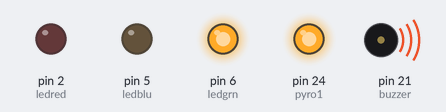
Recording of a sketch running on a simulated Arduino Mega 2560, built with avr-gcc and run on an emulated ATmega2560. On the bench: output pins drawn as LEDs (lit = HIGH), buzzer (waves = sounding, pin HIGH).

Above: at 31.5 s.
At 32.1 s:
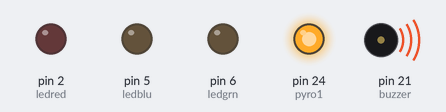
At 32.7 s:
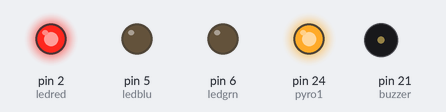
Timing chart, 0 to 34.0 s (numbered marks = the images above):
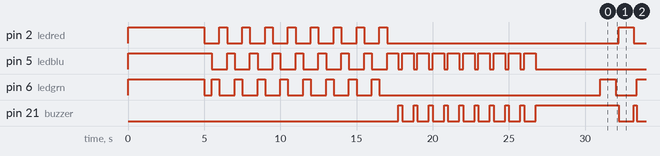

The sketch:

LC-1_Gamma_AS.ino
```cpp
int standby;
int countdown;

int ledred = 2;
int ledblu = 5;
int ledgrn = 6;
int pyro1 = 24;
int buzzer = 21;


void setup() {
  pinMode(ledblu, OUTPUT);
  pinMode(ledgrn, OUTPUT);
  pinMode(ledred, OUTPUT);
  pinMode(pyro1, OUTPUT);
  pinMode(buzzer, OUTPUT);
  whiteled();
  stby();
  finalcountdown();
  digitalWrite(buzzer, HIGH);
  digitalWrite(pyro1, HIGH);
  delay(4000);


}

void loop() {
launch();

}


void stby () {
    for (standby = 0; standby < 8; ++standby) {
    digitalWrite(ledblu, HIGH);
    delay(500);
    digitalWrite(ledblu, LOW);
    digitalWrite(ledgrn, HIGH);
    delay(500);
    digitalWrite(ledgrn, LOW);
    digitalWrite(ledred, HIGH);
    delay(500);
    digitalWrite(ledred, LOW);

  }
}
void whiteled () {
  digitalWrite(ledred, HIGH);
  digitalWrite(ledblu, HIGH);
  digitalWrite(ledgrn, HIGH);
  delay(5000);
  digitalWrite(ledred, LOW);
  digitalWrite(ledblu, LOW);
  digitalWrite(ledgrn, LOW);
}
void finalcountdown () {
    for (countdown = 0; countdown < 10; ++countdown) {
    digitalWrite(ledblu, HIGH);
    delay(750);
    digitalWrite(buzzer, HIGH);
    digitalWrite(ledblu, LOW);
    delay(250);
    digitalWrite(buzzer, LOW);

  }

}
void launch () {

  digitalWrite(ledgrn, HIGH);
  delay(1000);
  digitalWrite(buzzer, HIGH);
  digitalWrite(ledgrn, LOW);
  delay(200);
  digitalWrite(buzzer, LOW);
  digitalWrite(ledred, HIGH);
  delay(1000);
  digitalWrite(buzzer, HIGH);
  digitalWrite(ledred, LOW);
  delay(200);
  digitalWrite(buzzer, LOW);
}
```

Measured:
- by itself, pin 2 (ledred): goes 8 × (LOW 1.0 s, HIGH 0.50 s), LOW 15.2 s, 40 × (HIGH 1.0 s, LOW 1.4 s), HIGH 1.0 s, then LOW
- by itself, pin 6 (ledgrn): goes LOW 0.50 s, 7 × (HIGH 0.50 s, LOW 1.0 s), HIGH 0.50 s, LOW 14.5 s, 41 × (HIGH 1.0 s, LOW 1.4 s), then HIGH
- by itself, pin 21 (buzzer): goes 8 × (LOW 0.75 s, HIGH 0.25 s), LOW 0.75 s, HIGH 5.5 s, 81 × (LOW 1.0 s, HIGH 0.20 s), then LOW
